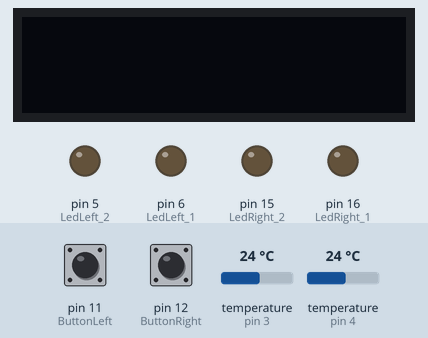
Bench run of a sketch on a simulated Arduino Uno, built with avr-gcc and run on an emulated ATmega328P. On the bench: 128×32 one-colour display, output pins drawn as LEDs (lit = HIGH). Dashed ring = blinking. The test bench sets the inputs (shaded band); at power-on: pin 11 (ButtonLeft) HIGH, pin 12 (ButtonRight) HIGH, temperature (sensors on pin 3, pin 4) 24 °C.

Above: at 1.2 s.
1.3 s: pin 11 (ButtonLeft) pulled LOW for 2 s
At 3.1 s:
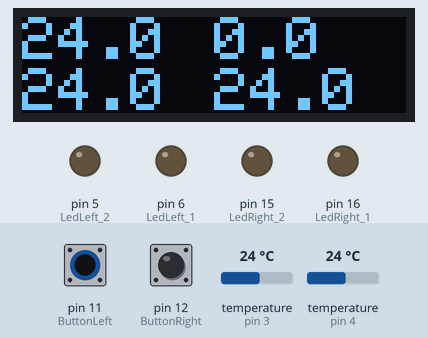
4.8 s: pin 12 (ButtonRight) pulled LOW for 2 s
At 4.98 s:
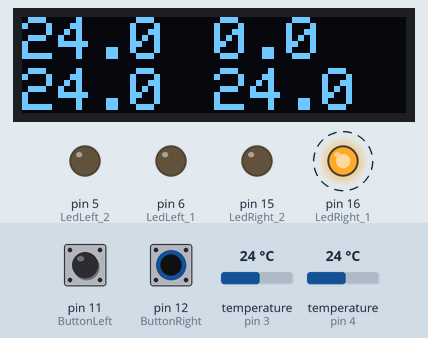
8.3 s: temperature (sensor on pin 3) set to 12 °C
At 9.6 s:
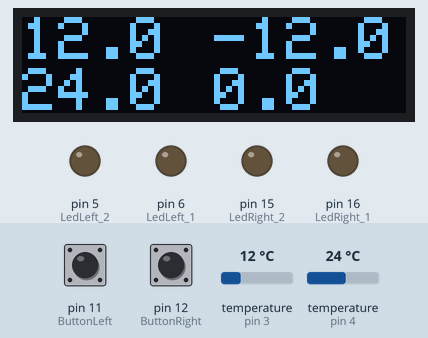
10.6 s: pin 11 (ButtonLeft) pulled LOW for 2 s
At 13.0 s:
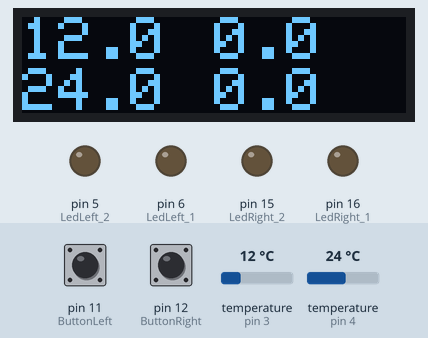
14.1 s: temperature (sensor on pin 4) set to 12 °C
At 16.0 s:
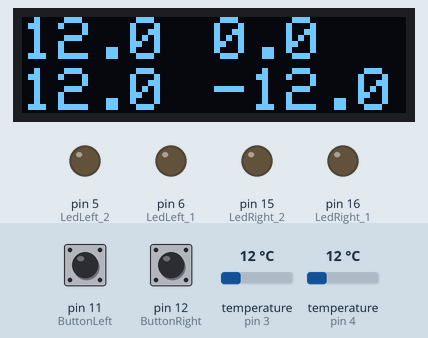
16.4 s: temperature (sensor on pin 3) set to 19 °C
At 19.1 s:
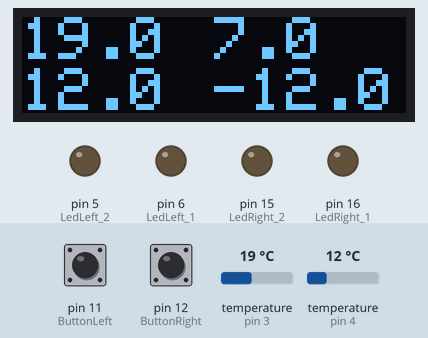
Timing chart, 0 to 20.3 s (numbered marks = the images above; inputs shaded):
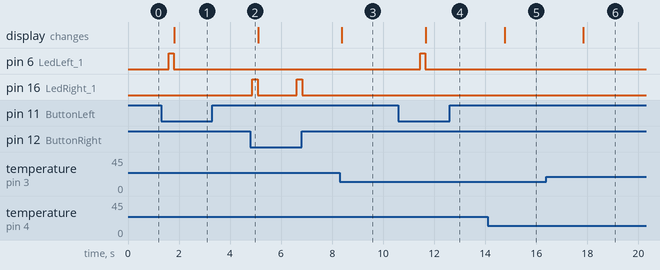

The sketch:

TYF_2021.ino
```cpp
// Include the required Arduino libraries:
//подключение библиотек
#include <OneWire.h>
#include <DallasTemperature.h>
#include <SPI.h>
#include <Wire.h>
#include <Adafruit_GFX.h>
#include <Adafruit_SSD1306.h>

//ширина и высота экрана
#define SCREEN_WIDTH 128 // OLED display width, in pixels
#define SCREEN_HEIGHT 32 // OLED display height, in


OneWire sens1 (3);
OneWire sens2 (4);
DallasTemperature sensors_1(&sens1);
DallasTemperature sensors_2(&sens2);

#define OLED_RESET     -1 // Reset pin # (or -1 if sharing Arduino reset pin)
Adafruit_SSD1306 display(SCREEN_WIDTH, SCREEN_HEIGHT, &Wire, OLED_RESET);

void pinssetup();
const int LedLeft_1 = 6;
const int LedLeft_2 = 5;
const int LedRight_1 = 16;
const int LedRight_2 = 15;
const int ButtonLeft = 11;
const int ButtonRight = 12;
const int DatLeft = 3;
const int DatRight = 4;
const bool LEDS_1 = 0;
const bool LEDS_2 = 0;


float tempC_1 = 0;
float tempC_2 = 0;

float temp1 = 0;
float temp2 = 0;

void setup() {

  Serial.begin(9600);//настройка сериал порта для обмена данными с компьтером
  sensors_1.begin();//начальная настройка датчиков
  sensors_2.begin();
  sensors_2.setResolution(12);//устанавливаем 12-ти битную разрядность(точность до сотых)
  sensors_1.setResolution(12);
  if (!display.begin(SSD1306_SWITCHCAPVCC, 0x3C)) { // Address 0x3C for 128x32 - проверка экрана на подключение
    Serial.println(F("SSD1306 allocation failed"));
    for (;;); // Don't proceed, loop forever
  }
  pinssetup();
  display.clearDisplay();
  //задаём размер и цвет текста
  display.setTextSize(2);
  display.setTextColor(SSD1306_WHITE);
}

void loop() {


  sensors_1.requestTemperatures();
  sensors_2.requestTemperatures();
  tempC_1 = sensors_1.getTempCByIndex(0);
  tempC_2 = sensors_2.getTempCByIndex(0);
  //код для вывода на компьютер
  //  Serial.print("Left dat:");
  //  Serial.print(tempC_1);
  //  Serial.print("       Right dat:");
  //  Serial.println(tempC_2);

  if (!digitalRead(ButtonLeft)) {//фиксируем значение относительно которого считаем относительное по левому датчику
    temp1 = tempC_1;
    digitalWrite(LedLeft_1, 1);
    delay(200);
    digitalWrite(LedLeft_1, 0);
  }
  if (!digitalRead(ButtonRight)) {//фиксируем значение относительно которого считаем относительное по правому датчику
    temp2 = tempC_2;
    digitalWrite(LedRight_1, 1);
    delay(200);
    digitalWrite(LedRight_1, 0);
  }
  //вывод на экран
  display.setCursor(0, 0);
  display.print(tempC_1, 1);

  display.setCursor(64, 0);
  display.print((tempC_1 - temp1), 1);

  display.setCursor(0 , 17);
  display.print(tempC_2, 1);

  display.setCursor(64, 17);
  display.print((tempC_2 - temp2), 1);
  display.display();

  //отчистка экрана перед новым выводом
  display.clearDisplay();
}

void pinssetup() {
  //настройка пинов на выход
  pinMode(LedRight_2, OUTPUT);
  pinMode(LedRight_1, OUTPUT);
  pinMode(LedLeft_2, OUTPUT);
  pinMode(LedLeft_1, OUTPUT);

  //настройка пинов кнопок
  pinMode(ButtonRight, INPUT_PULLUP);
  pinMode(ButtonLeft, INPUT_PULLUP);

  //настройка пинов на вход
  pinMode(DatLeft, INPUT);
  pinMode(DatLeft, INPUT);
}
```

Measured:
- after the input at 1.3 s, pin 6 (LedLeft_1): LOW → HIGH after 0.29 s, → LOW 0.20 s later; the display: changes after 0.51 s (image 1)
- after the input at 4.8 s, pin 16 (LedRight_1): alternates HIGH for 0.20 s and LOW for 1.5 s, starting after 0.08 s
- after the input at 8.3 s, the display: changes after 0.08 s (image 3)
- after the input at 10.6 s, pin 6 (LedLeft_1): LOW → HIGH after 0.85 s, → LOW 0.20 s later; the display: changes after 1.1 s (image 4)
- after the input at 14.1 s, the display: changes after 0.66 s (image 5)
- after the input at 16.4 s, the display: changes after 1.4 s (image 6)
